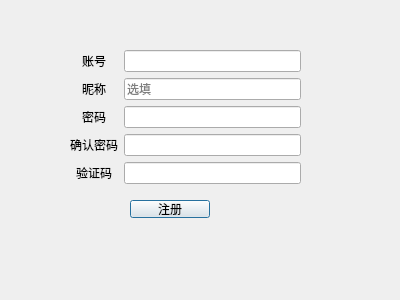
<?xml version="1.0" encoding="UTF-8"?>
<ui version="4.0">
 <class>RegisterWindow</class>
 <widget class="QDialog" name="RegisterWindow">
  <property name="geometry">
   <rect>
    <x>0</x>
    <y>0</y>
    <width>400</width>
    <height>300</height>
   </rect>
  </property>
  <property name="windowTitle">
   <string>Dialog</string>
  </property>
  <widget class="QWidget" name="formLayoutWidget">
   <property name="geometry">
    <rect>
     <x>70</x>
     <y>50</y>
     <width>231</width>
     <height>141</height>
    </rect>
   </property>
   <layout class="QFormLayout" name="registerLayout">
    <property name="labelAlignment">
     <set>Qt::AlignmentFlag::AlignCenter</set>
    </property>
    <property name="verticalSpacing">
     <number>6</number>
    </property>
    <item row="0" column="0">
     <widget class="QLabel" name="username">
      <property name="text">
       <string>账号</string>
      </property>
     </widget>
    </item>
    <item row="0" column="1">
     <widget class="QLineEdit" name="lineEditUsername"/>
    </item>
    <item row="1" column="0">
     <widget class="QLabel" name="nickname">
      <property name="text">
       <string>昵称</string>
      </property>
     </widget>
    </item>
    <item row="1" column="1">
     <widget class="QLineEdit" name="lineEditNickname">
      <property name="placeholderText">
       <string>选填</string>
      </property>
     </widget>
    </item>
    <item row="2" column="0">
     <widget class="QLabel" name="password">
      <property name="text">
       <string>密码</string>
      </property>
     </widget>
    </item>
    <item row="2" column="1">
     <widget class="QLineEdit" name="lineEditPassword">
      <property name="echoMode">
       <enum>QLineEdit::EchoMode::Password</enum>
      </property>
     </widget>
    </item>
    <item row="3" column="0">
     <widget class="QLabel" name="yanzm">
      <property name="text">
       <string>确认密码</string>
      </property>
     </widget>
    </item>
    <item row="3" column="1">
     <widget class="QLineEdit" name="lineEditConfirmPassword">
      <property name="echoMode">
       <enum>QLineEdit::EchoMode::Password</enum>
      </property>
     </widget>
    </item>
    <item row="4" column="0">
     <widget class="QLabel" name="label">
      <property name="text">
       <string>验证码</string>
      </property>
     </widget>
    </item>
    <item row="4" column="1">
     <widget class="QLineEdit" name="lineEdit_5"/>
    </item>
   </layout>
  </widget>
  <widget class="QPushButton" name="btnSubmitRegister">
   <property name="geometry">
    <rect>
     <x>130</x>
     <y>200</y>
     <width>80</width>
     <height>18</height>
    </rect>
   </property>
   <property name="text">
    <string>注册</string>
   </property>
  </widget>
 </widget>
 <resources/>
 <connections/>
</ui>
